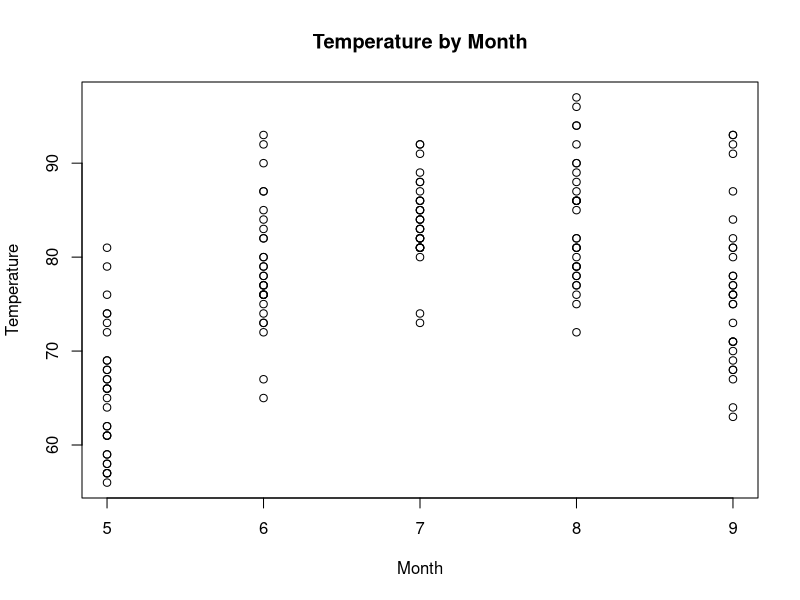
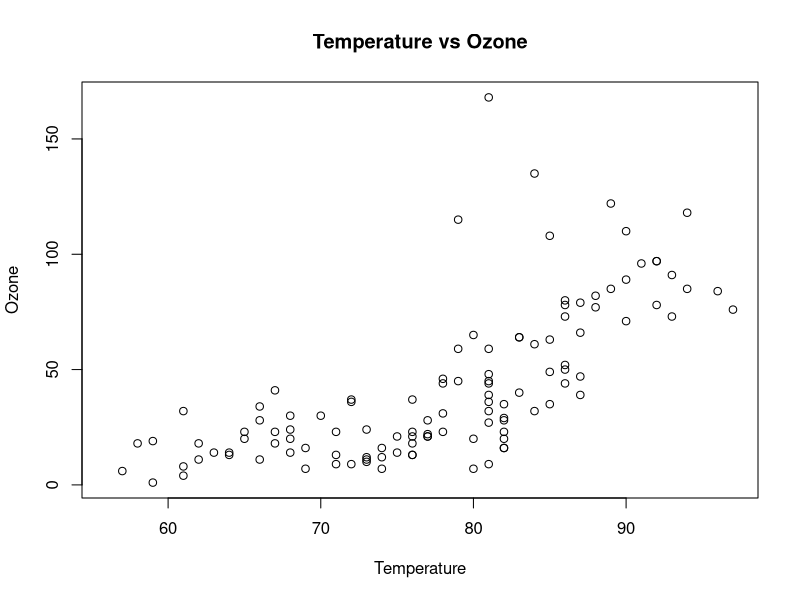
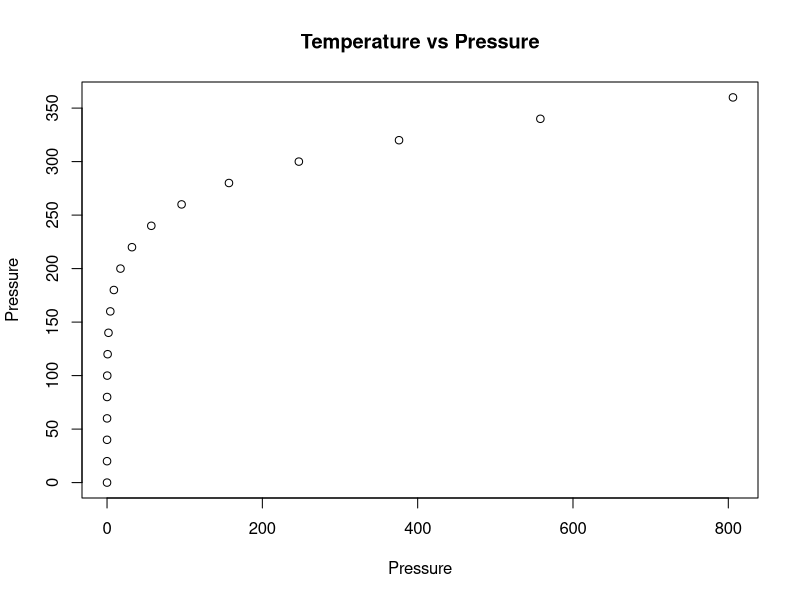
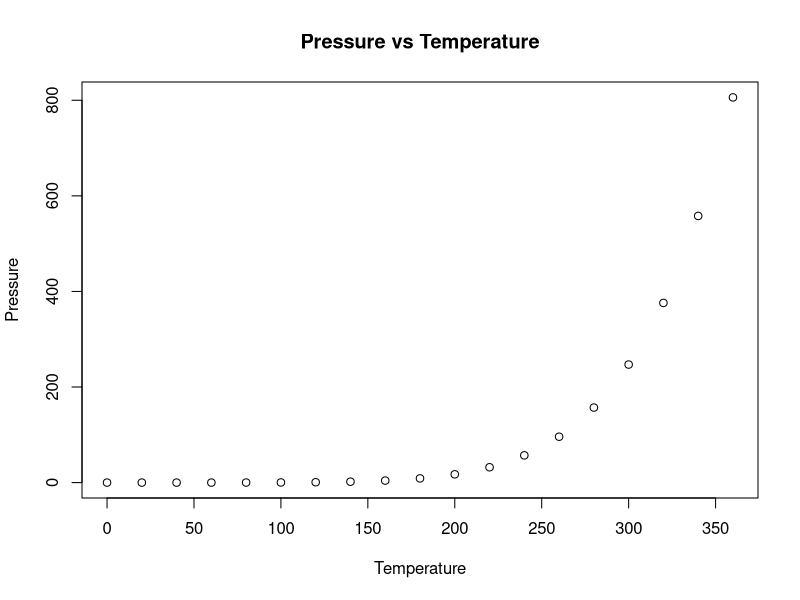

Here is the R script that generated these plots, in order:
## ---- chunk 1
knitr::opts_chunk$set(echo = TRUE)
## ---- chunk 2
plot(x=airquality$Month, y=airquality$Temp,
     main='Temperature by Month', xlab='Month', ylab='Temperature')

## ---- chunk 3
plot(x=airquality$Temp, y=airquality$Ozone,
     main='Temperature vs Ozone', xlab='Temperature', ylab='Ozone')
## ---- chunk 4
plot(x = pressure$pressure, y= pressure$temperature,
     xlab='Pressure', ylab='Pressure', main='Temperature vs Pressure')
## ---- chunk 5
plot(x= pressure$temperature, y=pressure$pressure,
     xlab='Temperature', ylab='Pressure', main='Pressure vs Temperature')
